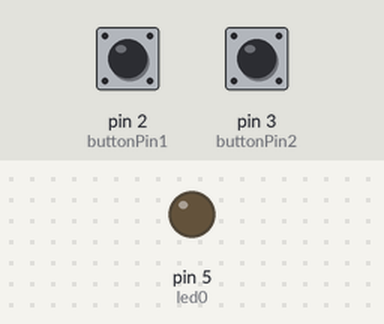
The sketch below on a simulated Arduino Uno, built with avr-gcc and run on an emulated ATmega328P. Parts: output pins drawn as LEDs (lit = HIGH). Inputs (shaded band) come from the test bench; at power-on: pin 2 (buttonPin1) HIGH, pin 3 (buttonPin2) HIGH.

Above: at 1.2 s.
1.3 s: pin 2 (buttonPin1) pulled LOW for 0.15 s
At 2.5 s:
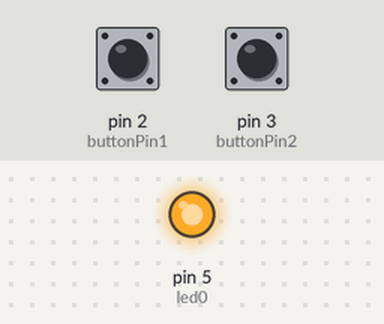
2.9 s: pin 3 (buttonPin2) pulled LOW for 0.15 s
At 4.0 s:
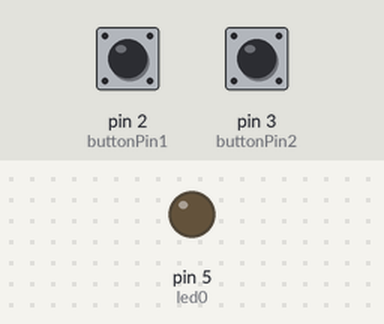
4.5 s: pin 2 (buttonPin1) pulled LOW for 1 s
At 5.2 s:
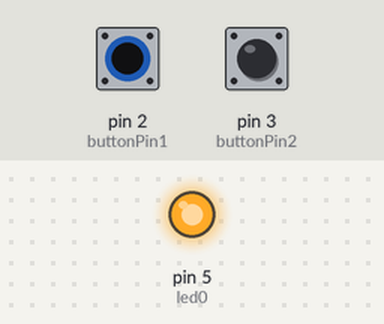
Timing chart, 0 to 7.5 s (numbered marks = the images above; inputs shaded):
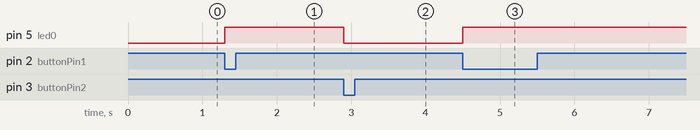

The sketch:

ex4.ino
```cpp
/*********************************************************************
 * *                                                                **
 * *                            Titol:                              **
 * *                        nom del programa                        **
 * *                                                                **
 * *  Nom:Oscar Pradas                             Data:xx/xx/2021  **
 * ******************************************************************/
//************************** INCLUDE *********************************


// ************************ VARIABLES ********************************

const byte led0 = 5;          // donar nom al pin 5 de l’Arduino
const byte buttonPin1 = 2;     // donar nom al pin 2 de l’Arduino
const byte buttonPin2 = 3;
byte buttonState = 0;         // per guardar l’estat en que és troba el button
byte buttonState2 = 0;

//**************************** SETUP *********************************

void setup(){
  pinMode(led0, OUTPUT);     // definir el pin 5 com una sortida
  pinMode(buttonPin1, INPUT); // definir el pin 2 com una entrada
  pinMode(buttonPin2, INPUT); // definir el pin 2 com una entrada
}

//*************************** LOOP ***********************************

void loop() {
        buttonState = digitalRead(buttonPin1);  //llegir l’estat del button i gardar-lo
        buttonState2 = digitalRead(buttonPin2);
  if (buttonState == 0)  //polsador premut, muntat amb Pull-up
  {digitalWrite (led0, HIGH);

  }
  if (buttonState2 == 0)
  {digitalWrite (led0, LOW);
    }
}
//**************************FUNCIONS**********************************
```

Measured:
- after the input at 1.3 s, pin 5 (led0): LOW → HIGH at once
- after the input at 2.9 s, pin 5 (led0): HIGH → LOW at once
- after the input at 4.5 s, pin 5 (led0): LOW → HIGH at once
